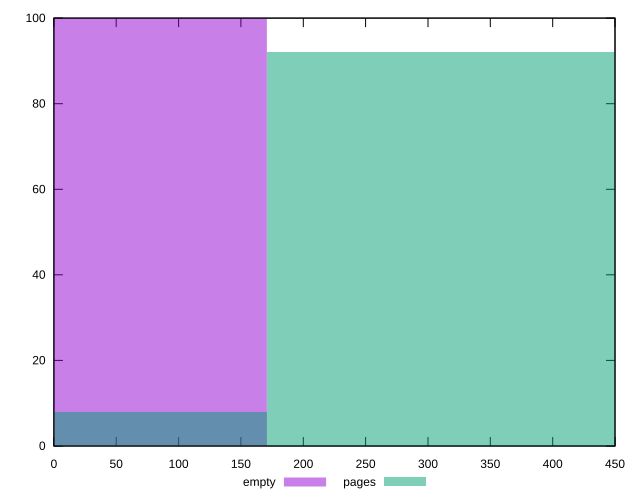

This chart was generated by the following gnuplot code:
reset
set terminal svg size 640, 500 enhanced background rgb 'white'
set output "report_00007_2020-12-11T15:55:29.892Z/unminified-css/comparison/histogram/0_vs_1.svg"

$empty <<EOF
0 100
EOF

$pages <<EOF
0 8
341.4455142862477 92
EOF

set key outside below
set boxwidth 341.4455142862477
set yrange [0:100]
set style fill transparent solid 0.5 noborder

plot \
  $empty title "empty" with boxes, \
  $pages title "pages" with boxes, \


reset
